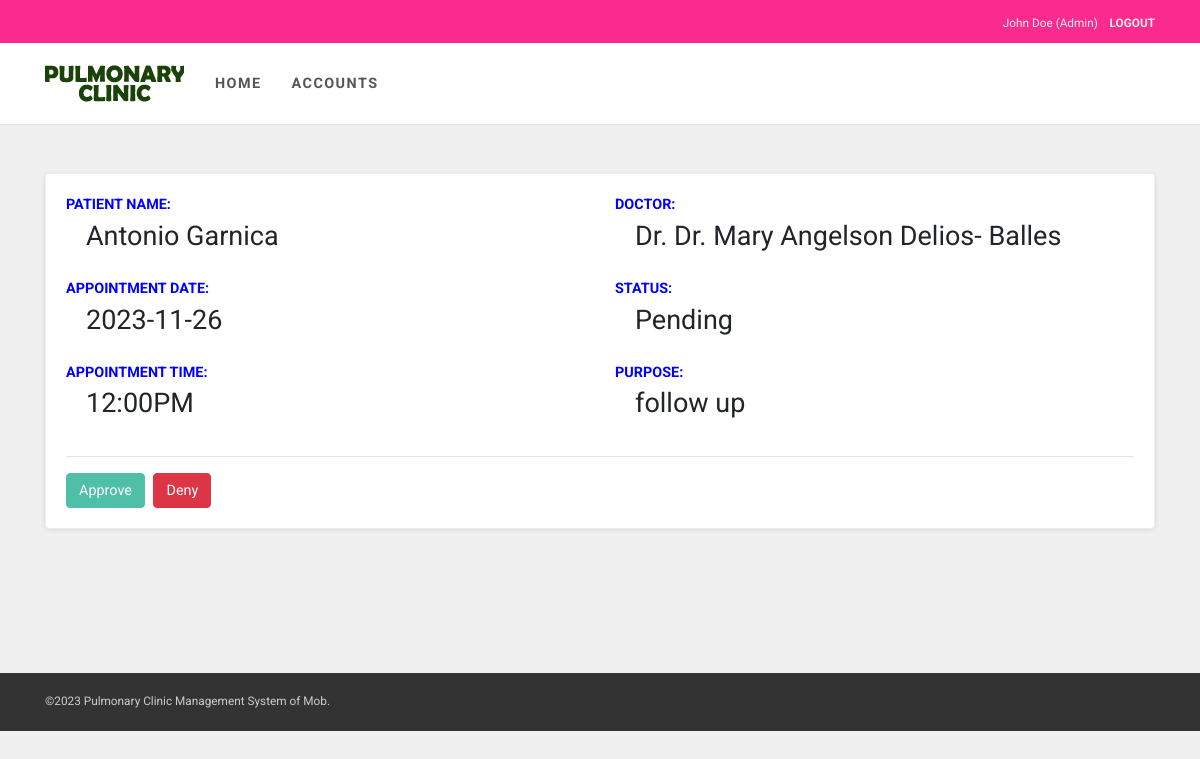
Page /pages/appointment-detail.php?Id=1 (signed in) on the committed database.
### tables this page shows
CREATE TABLE `user` (
  `Id` tinyint(11) NOT NULL AUTO_INCREMENT,
  `username` varchar(100) NOT NULL DEFAULT '',
  `password` varchar(100) NOT NULL,
  `firstName` varchar(150) DEFAULT NULL,
  `lastName` varchar(150) DEFAULT NULL,
  `status` varchar(255) DEFAULT 'Inactive',
  `role` varchar(20) DEFAULT NULL,
  `dateAdded` date DEFAULT NULL,
  `phone` varchar(255) DEFAULT NULL,
  `email` varchar(255) DEFAULT NULL,
  `isDeleted` varchar(255) DEFAULT 'false',
  `birthday` date DEFAULT NULL,
  `doctorId` int(11) DEFAULT NULL,
  `image` varchar(255) DEFAULT NULL,
  PRIMARY KEY (`Id`)
);

CREATE TABLE `appointment` (
  `Id` int(11) NOT NULL AUTO_INCREMENT,
  `patientId` int(11) DEFAULT NULL,
  `appointmentDate` date DEFAULT NULL,
  `status` varchar(30) DEFAULT 'Pending',
  `dateAdded` date DEFAULT NULL,
  `appointmentTime` varchar(10) DEFAULT NULL,
  `purpose` text,
  `doctorId` int(11) DEFAULT NULL,
  PRIMARY KEY (`Id`)
);

### config/Models.php (called while the page is built, shortened)
<?php
include "CRUD.php";
include "functions.php";
function user() {
	$crud = new CRUD;
	$crud->table = "user";
	return $crud;
}
function appointment() {
	$crud = new CRUD;
	$crud->table = "appointment";
	return $crud;
}
?>

### config/CRUD.php (called while the page is built)
<?php class CRUD{var $table;var $obj=array();function arrayToQuery($query){$query_array=array();foreach($query as $key=>$key_value){if($key_value=="NOW()"){$query_array[]="$key=$key_value";}else{$query_array[]="$key='".htmlspecialchars($key_value,ENT_QUOTES)."'";}}return implode(', ',$query_array);}function list($query=""){$query=$query?"where ".$query:"";$db=Database::connect();$pdo=$db->prepare("select * from $this->table $query");$pdo->execute();$result=$pdo->fetchAll(PDO::FETCH_OBJ);Database::disconnect();return $result;}function count($query=""){$query=$query?"where ".$query:"";$db=Database::connect();$pdo=$db->prepare("select * from $this->table $query");$pdo->execute();Database::disconnect();return $pdo->rowCount();}function get($args){$db=Database::connect();$pdo=$db->prepare("select * from $this->table where $args");$pdo->execute();$result=$pdo->fetch(PDO::FETCH_OBJ);Database::disconnect();return $result;}function create(){$object=$this->arrayToQuery($this->obj);$db=Database::connect();$pdo=$db->prepare("insert into $this->table set $object");$pdo->execute();Database::disconnect();}function update($args){$object=$this->arrayToQuery($this->obj);$db=Database::connect();$pdo=$db->prepare("update $this->table set $object where $args");$pdo->execute();Database::disconnect();}function delete($args){$db=Database::connect();$pdo=$db->prepare("delete from $this->table where $args");$pdo->execute();Database::disconnect();}} ?>

### config/functions.php (called while the page is built, shortened)
<?php
function get_query_string($keyword, $default){
	return (isset($_GET[$keyword]) && $_GET[$keyword] != '') ? $_GET[$keyword] : $default;
}
?>

### pages/appointment-detail.php (the view, shortened to what this page needs)
<?php
  $ROOT_DIR="../";
  include $ROOT_DIR . "templates/header.php";
  $Id = get_query_string("Id", "");
  $app = appointment()->get("Id=$Id");
  $patient = user()->get("Id=$app->patientId");
  $doctor = user()->get("Id=$app->doctorId");
?>
<div class="card" style="min-height:300px;">
  <div class="card-body">
    <div class="row">
      <div class="col-6">
        <div class="form-label">PATIENT NAME:</div>
        <div class="form-value"><?=$patient->firstName;?> <?=$patient->lastName;?></div>
          <br>
        <div class="form-label">APPOINTMENT DATE:</div>
        <div class="form-value"><?=$app->appointmentDate;?></div>
          <br>
        <div class="form-label">APPOINTMENT TIME:</div>
        <div class="form-value"><?=$app->appointmentTime;?></div>
      </div>
      <div class="col-6">
        <div class="form-label">DOCTOR:</div>
        <div class="form-value">Dr. <?=$doctor->firstName;?> <?=$doctor->lastName;?></div>
        <br>
        <div class="form-label">STATUS:</div>
        <div class="form-value"><?=$app->status;?></div>
        <br>
          <div class="form-label">PURPOSE:</div>
          <div class="form-value"><?=$app->purpose;?></div>
      </div>
      <div class="col-12 mt-3">
        <hr>
        <?php if ($role=="Admin" || $role=="Staff" || $role=="Doctor"): ?>
        <?php if ($app->status=="Pending"): ?>
          <a href="process.php?action=change-app-status&status=Approved&Id=<?=$Id;?>" class="btn btn-primary">Approve</a>
          <a href="" data-toggle="modal" data-target="#exampleModal" class="btn btn-danger">Deny</a>
        <?php endif; ?>
      <?php endif; ?>
      </div>
    </div>
  </div>
</div>
<?php include $ROOT_DIR . "templates/footer.php"; ?>

### pages/appointment-detail.php (style rules this page uses)
.form-label { font-weight: bold; color: blue; }
.form-value { font-size: 27px; margin-left:20px; }

### rows in the picture
user: firstName "Antonio", lastName "Garnica"
appointment: appointmentDate "2023-11-26", appointmentTime "12:00PM", status "Pending", purpose "follow up"
user: firstName "Dr. Mary Angelson", lastName "Delios- Balles"

### other values in the picture
$_SESSION["user_session"]["firstName"] "John"
$_SESSION["user_session"]["lastName"] "Doe"
$_SESSION["user_session"]["role"] "Admin"
